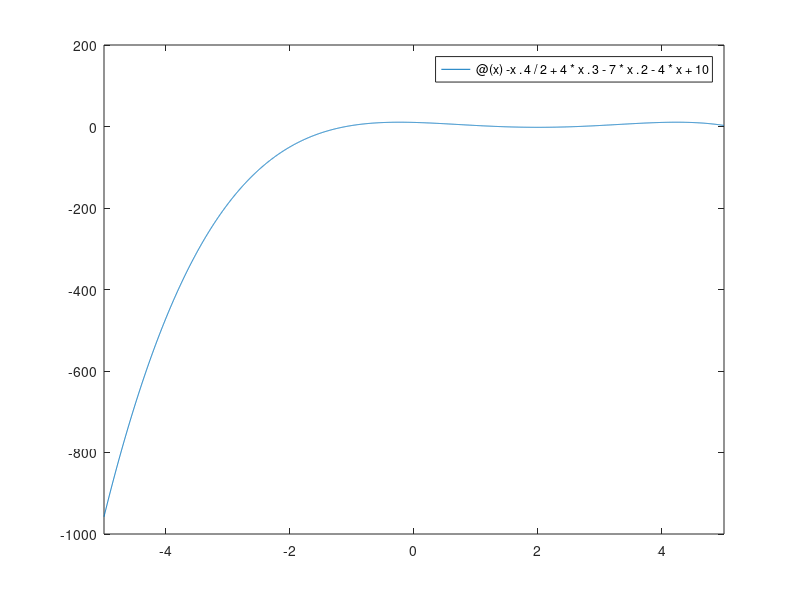

This figure's MATLAB source: (Note: this script raises an error after producing the figure.)
clear
close all
clc

phi = @(x) - x.^4/2 + 4*x.^3 - 7*x.^2 - 4*x + 10;

a = -1;
b = 3;

% Punto 1

fplot(phi) % minimo in x=2
close

xEx = 2;

% Punto 2 funzione sezione_aurea

% Punto 3

nmax = 100;
toll = 1e-6;

[xVect, iter, errStima] = sezione_aurea(phi, a, b, toll, nmax);

% Punto 4

errV = [];

for i=1:iter+1
    errV = [errV, norm(xEx*ones(size(xVect(i))) - xVect(i))];
end

semilogy(0:iter, errV, 0:iter, errStima)
legend('Errore', 'Err Stima')
grid on